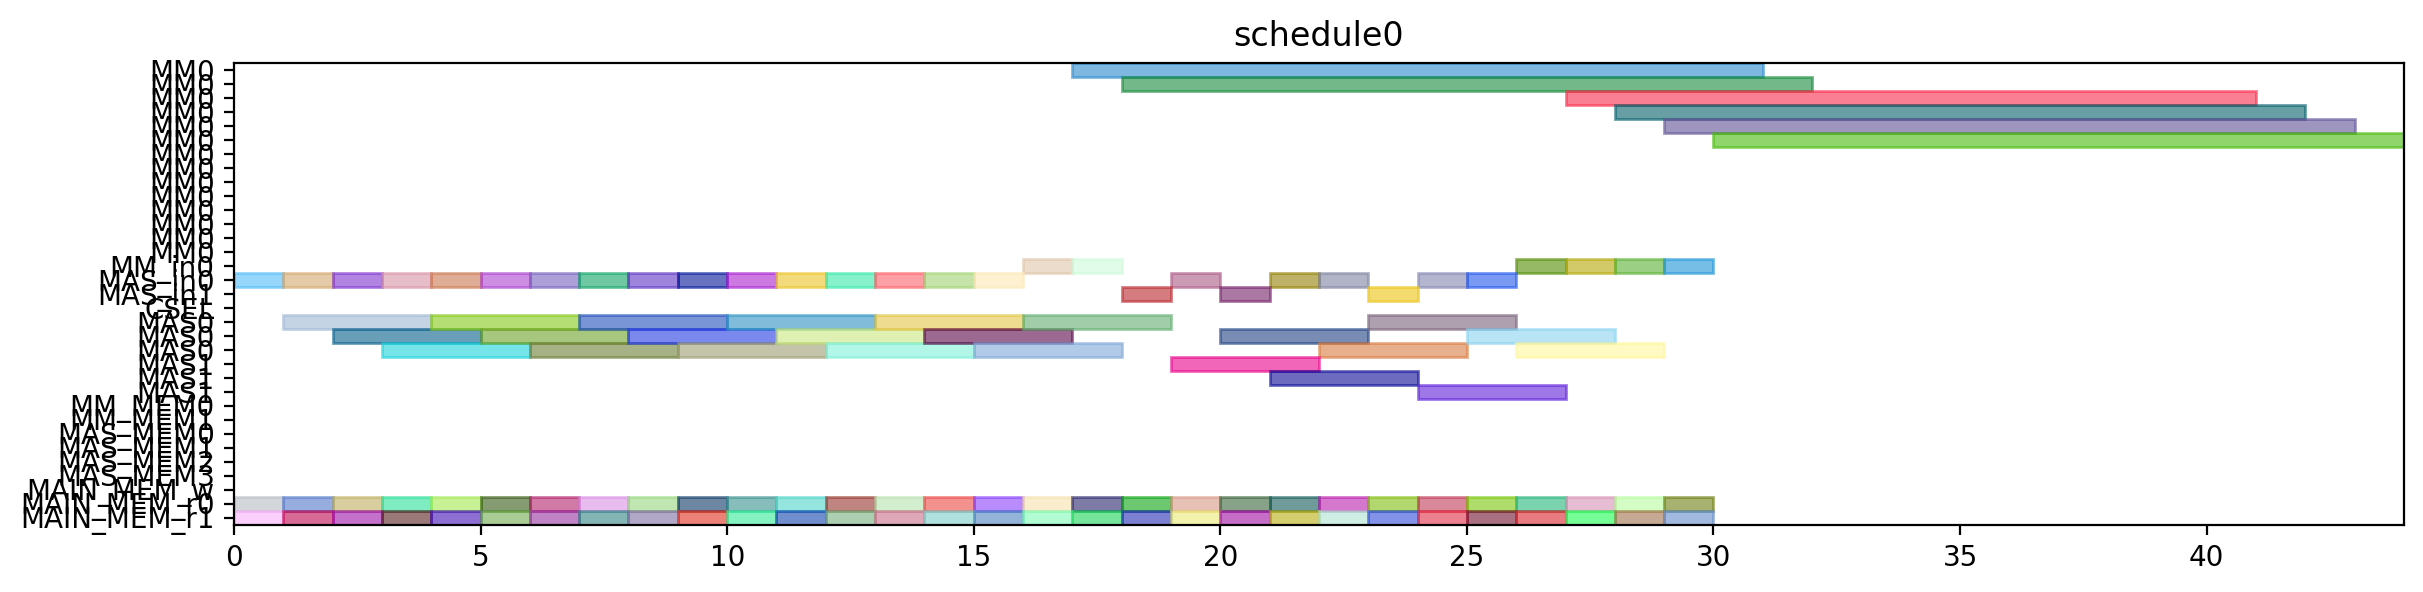

Here is the Python script that generated this plot:
from pyschedule import Scenario, solvers, plotters, alt


def solve():
	horizon = 120
	S = Scenario("schedule0", horizon=horizon)

	# resource
	MM = S.Resources('MM', num=1, size=14)
	MM_in = S.Resources('MM_in', num=1)
	MAS_in = S.Resources('MAS_in', num=2)
	CSEL = S.Resource('CSEL')
	MAS = S.Resources('MAS', num=2, size=3, periods=range(1, horizon))
	MM_MEM = S.Resources('MM_MEM', num=2)
	MAS_MEM = S.Resources('MAS_MEM', num=4)
	MAIN_MEM_w = S.Resource('MAIN_MEM_w', size=1)
	MAIN_MEM_r = S.Resources('MAIN_MEM_r', num=2)

	# result of previous scheduling

	# new tasks
	c_t0_a1_0 = S.Task('c_t0_a1_0', length=3, delay_cost=1)
	c_t0_a1_0 += alt(MAS)
	c_t0_a1_0_in = S.Task('c_t0_a1_0_in', length=1, delay_cost=1)
	c_t0_a1_0_in += alt(MAS_in)
	S += c_t0_a1_0_in*MAS_in[0]<=c_t0_a1_0*MAS[0]

	S += c_t0_a1_0_in*MAS_in[1]<=c_t0_a1_0*MAS[1]

	c_t0_a1_0_mem0 = S.Task('c_t0_a1_0_mem0', length=1, delay_cost=1)
	c_t0_a1_0_mem0 += MAIN_MEM_r[0]
	S += c_t0_a1_0_mem0 <= c_t0_a1_0

	c_t0_a1_0_mem1 = S.Task('c_t0_a1_0_mem1', length=1, delay_cost=1)
	c_t0_a1_0_mem1 += MAIN_MEM_r[1]
	S += c_t0_a1_0_mem1 <= c_t0_a1_0

	c_t0_a1_1 = S.Task('c_t0_a1_1', length=3, delay_cost=1)
	c_t0_a1_1 += alt(MAS)
	c_t0_a1_1_in = S.Task('c_t0_a1_1_in', length=1, delay_cost=1)
	c_t0_a1_1_in += alt(MAS_in)
	S += c_t0_a1_1_in*MAS_in[0]<=c_t0_a1_1*MAS[0]

	S += c_t0_a1_1_in*MAS_in[1]<=c_t0_a1_1*MAS[1]

	c_t0_a1_1_mem0 = S.Task('c_t0_a1_1_mem0', length=1, delay_cost=1)
	c_t0_a1_1_mem0 += MAIN_MEM_r[0]
	S += c_t0_a1_1_mem0 <= c_t0_a1_1

	c_t0_a1_1_mem1 = S.Task('c_t0_a1_1_mem1', length=1, delay_cost=1)
	c_t0_a1_1_mem1 += MAIN_MEM_r[1]
	S += c_t0_a1_1_mem1 <= c_t0_a1_1

	c_t0_t10 = S.Task('c_t0_t10', length=3, delay_cost=1)
	c_t0_t10 += alt(MAS)
	c_t0_t10_in = S.Task('c_t0_t10_in', length=1, delay_cost=1)
	c_t0_t10_in += alt(MAS_in)
	S += c_t0_t10_in*MAS_in[0]<=c_t0_t10*MAS[0]

	S += c_t0_t10_in*MAS_in[1]<=c_t0_t10*MAS[1]

	c_t0_t10_mem0 = S.Task('c_t0_t10_mem0', length=1, delay_cost=1)
	c_t0_t10_mem0 += MAIN_MEM_r[0]
	S += c_t0_t10_mem0 <= c_t0_t10

	c_t0_t10_mem1 = S.Task('c_t0_t10_mem1', length=1, delay_cost=1)
	c_t0_t10_mem1 += MAIN_MEM_r[1]
	S += c_t0_t10_mem1 <= c_t0_t10

	c_t0_t11 = S.Task('c_t0_t11', length=3, delay_cost=1)
	c_t0_t11 += alt(MAS)
	c_t0_t11_in = S.Task('c_t0_t11_in', length=1, delay_cost=1)
	c_t0_t11_in += alt(MAS_in)
	S += c_t0_t11_in*MAS_in[0]<=c_t0_t11*MAS[0]

	S += c_t0_t11_in*MAS_in[1]<=c_t0_t11*MAS[1]

	c_t0_t11_mem0 = S.Task('c_t0_t11_mem0', length=1, delay_cost=1)
	c_t0_t11_mem0 += MAIN_MEM_r[0]
	S += c_t0_t11_mem0 <= c_t0_t11

	c_t0_t11_mem1 = S.Task('c_t0_t11_mem1', length=1, delay_cost=1)
	c_t0_t11_mem1 += MAIN_MEM_r[1]
	S += c_t0_t11_mem1 <= c_t0_t11

	c_t0_t3_t0 = S.Task('c_t0_t3_t0', length=14, delay_cost=1)
	c_t0_t3_t0 += alt(MM)
	c_t0_t3_t0_in = S.Task('c_t0_t3_t0_in', length=1, delay_cost=1)
	c_t0_t3_t0_in += alt(MM_in)
	S += c_t0_t3_t0_in*MM_in[0]<=c_t0_t3_t0*MM[0]
	c_t0_t3_t0_mem0 = S.Task('c_t0_t3_t0_mem0', length=1, delay_cost=1)
	c_t0_t3_t0_mem0 += MAIN_MEM_r[0]
	S += c_t0_t3_t0_mem0 <= c_t0_t3_t0

	c_t0_t3_t0_mem1 = S.Task('c_t0_t3_t0_mem1', length=1, delay_cost=1)
	c_t0_t3_t0_mem1 += MAIN_MEM_r[1]
	S += c_t0_t3_t0_mem1 <= c_t0_t3_t0

	c_t0_t3_t1 = S.Task('c_t0_t3_t1', length=14, delay_cost=1)
	c_t0_t3_t1 += alt(MM)
	c_t0_t3_t1_in = S.Task('c_t0_t3_t1_in', length=1, delay_cost=1)
	c_t0_t3_t1_in += alt(MM_in)
	S += c_t0_t3_t1_in*MM_in[0]<=c_t0_t3_t1*MM[0]
	c_t0_t3_t1_mem0 = S.Task('c_t0_t3_t1_mem0', length=1, delay_cost=1)
	c_t0_t3_t1_mem0 += MAIN_MEM_r[0]
	S += c_t0_t3_t1_mem0 <= c_t0_t3_t1

	c_t0_t3_t1_mem1 = S.Task('c_t0_t3_t1_mem1', length=1, delay_cost=1)
	c_t0_t3_t1_mem1 += MAIN_MEM_r[1]
	S += c_t0_t3_t1_mem1 <= c_t0_t3_t1

	c_t0_t3_t2 = S.Task('c_t0_t3_t2', length=3, delay_cost=1)
	c_t0_t3_t2 += alt(MAS)
	c_t0_t3_t2_in = S.Task('c_t0_t3_t2_in', length=1, delay_cost=1)
	c_t0_t3_t2_in += alt(MAS_in)
	S += c_t0_t3_t2_in*MAS_in[0]<=c_t0_t3_t2*MAS[0]

	S += c_t0_t3_t2_in*MAS_in[1]<=c_t0_t3_t2*MAS[1]

	c_t0_t3_t2_mem0 = S.Task('c_t0_t3_t2_mem0', length=1, delay_cost=1)
	c_t0_t3_t2_mem0 += MAIN_MEM_r[0]
	S += c_t0_t3_t2_mem0 <= c_t0_t3_t2

	c_t0_t3_t2_mem1 = S.Task('c_t0_t3_t2_mem1', length=1, delay_cost=1)
	c_t0_t3_t2_mem1 += MAIN_MEM_r[1]
	S += c_t0_t3_t2_mem1 <= c_t0_t3_t2

	c_t0_t3_t3 = S.Task('c_t0_t3_t3', length=3, delay_cost=1)
	c_t0_t3_t3 += alt(MAS)
	c_t0_t3_t3_in = S.Task('c_t0_t3_t3_in', length=1, delay_cost=1)
	c_t0_t3_t3_in += alt(MAS_in)
	S += c_t0_t3_t3_in*MAS_in[0]<=c_t0_t3_t3*MAS[0]

	S += c_t0_t3_t3_in*MAS_in[1]<=c_t0_t3_t3*MAS[1]

	c_t0_t3_t3_mem0 = S.Task('c_t0_t3_t3_mem0', length=1, delay_cost=1)
	c_t0_t3_t3_mem0 += MAIN_MEM_r[0]
	S += c_t0_t3_t3_mem0 <= c_t0_t3_t3

	c_t0_t3_t3_mem1 = S.Task('c_t0_t3_t3_mem1', length=1, delay_cost=1)
	c_t0_t3_t3_mem1 += MAIN_MEM_r[1]
	S += c_t0_t3_t3_mem1 <= c_t0_t3_t3

	c_t1_a1_0 = S.Task('c_t1_a1_0', length=3, delay_cost=1)
	c_t1_a1_0 += alt(MAS)
	c_t1_a1_0_in = S.Task('c_t1_a1_0_in', length=1, delay_cost=1)
	c_t1_a1_0_in += alt(MAS_in)
	S += c_t1_a1_0_in*MAS_in[0]<=c_t1_a1_0*MAS[0]

	S += c_t1_a1_0_in*MAS_in[1]<=c_t1_a1_0*MAS[1]

	c_t1_a1_0_mem0 = S.Task('c_t1_a1_0_mem0', length=1, delay_cost=1)
	c_t1_a1_0_mem0 += MAIN_MEM_r[0]
	S += c_t1_a1_0_mem0 <= c_t1_a1_0

	c_t1_a1_0_mem1 = S.Task('c_t1_a1_0_mem1', length=1, delay_cost=1)
	c_t1_a1_0_mem1 += MAIN_MEM_r[1]
	S += c_t1_a1_0_mem1 <= c_t1_a1_0

	c_t1_a1_1 = S.Task('c_t1_a1_1', length=3, delay_cost=1)
	c_t1_a1_1 += alt(MAS)
	c_t1_a1_1_in = S.Task('c_t1_a1_1_in', length=1, delay_cost=1)
	c_t1_a1_1_in += alt(MAS_in)
	S += c_t1_a1_1_in*MAS_in[0]<=c_t1_a1_1*MAS[0]

	S += c_t1_a1_1_in*MAS_in[1]<=c_t1_a1_1*MAS[1]

	c_t1_a1_1_mem0 = S.Task('c_t1_a1_1_mem0', length=1, delay_cost=1)
	c_t1_a1_1_mem0 += MAIN_MEM_r[0]
	S += c_t1_a1_1_mem0 <= c_t1_a1_1

	c_t1_a1_1_mem1 = S.Task('c_t1_a1_1_mem1', length=1, delay_cost=1)
	c_t1_a1_1_mem1 += MAIN_MEM_r[1]
	S += c_t1_a1_1_mem1 <= c_t1_a1_1

	c_t1_t10 = S.Task('c_t1_t10', length=3, delay_cost=1)
	c_t1_t10 += alt(MAS)
	c_t1_t10_in = S.Task('c_t1_t10_in', length=1, delay_cost=1)
	c_t1_t10_in += alt(MAS_in)
	S += c_t1_t10_in*MAS_in[0]<=c_t1_t10*MAS[0]

	S += c_t1_t10_in*MAS_in[1]<=c_t1_t10*MAS[1]

	c_t1_t10_mem0 = S.Task('c_t1_t10_mem0', length=1, delay_cost=1)
	c_t1_t10_mem0 += MAIN_MEM_r[0]
	S += c_t1_t10_mem0 <= c_t1_t10

	c_t1_t10_mem1 = S.Task('c_t1_t10_mem1', length=1, delay_cost=1)
	c_t1_t10_mem1 += MAIN_MEM_r[1]
	S += c_t1_t10_mem1 <= c_t1_t10

	c_t1_t11 = S.Task('c_t1_t11', length=3, delay_cost=1)
	c_t1_t11 += alt(MAS)
	c_t1_t11_in = S.Task('c_t1_t11_in', length=1, delay_cost=1)
	c_t1_t11_in += alt(MAS_in)
	S += c_t1_t11_in*MAS_in[0]<=c_t1_t11*MAS[0]

	S += c_t1_t11_in*MAS_in[1]<=c_t1_t11*MAS[1]

	c_t1_t11_mem0 = S.Task('c_t1_t11_mem0', length=1, delay_cost=1)
	c_t1_t11_mem0 += MAIN_MEM_r[0]
	S += c_t1_t11_mem0 <= c_t1_t11

	c_t1_t11_mem1 = S.Task('c_t1_t11_mem1', length=1, delay_cost=1)
	c_t1_t11_mem1 += MAIN_MEM_r[1]
	S += c_t1_t11_mem1 <= c_t1_t11

	c_t1_t3_t0 = S.Task('c_t1_t3_t0', length=14, delay_cost=1)
	c_t1_t3_t0 += alt(MM)
	c_t1_t3_t0_in = S.Task('c_t1_t3_t0_in', length=1, delay_cost=1)
	c_t1_t3_t0_in += alt(MM_in)
	S += c_t1_t3_t0_in*MM_in[0]<=c_t1_t3_t0*MM[0]
	c_t1_t3_t0_mem0 = S.Task('c_t1_t3_t0_mem0', length=1, delay_cost=1)
	c_t1_t3_t0_mem0 += MAIN_MEM_r[0]
	S += c_t1_t3_t0_mem0 <= c_t1_t3_t0

	c_t1_t3_t0_mem1 = S.Task('c_t1_t3_t0_mem1', length=1, delay_cost=1)
	c_t1_t3_t0_mem1 += MAIN_MEM_r[1]
	S += c_t1_t3_t0_mem1 <= c_t1_t3_t0

	c_t1_t3_t1 = S.Task('c_t1_t3_t1', length=14, delay_cost=1)
	c_t1_t3_t1 += alt(MM)
	c_t1_t3_t1_in = S.Task('c_t1_t3_t1_in', length=1, delay_cost=1)
	c_t1_t3_t1_in += alt(MM_in)
	S += c_t1_t3_t1_in*MM_in[0]<=c_t1_t3_t1*MM[0]
	c_t1_t3_t1_mem0 = S.Task('c_t1_t3_t1_mem0', length=1, delay_cost=1)
	c_t1_t3_t1_mem0 += MAIN_MEM_r[0]
	S += c_t1_t3_t1_mem0 <= c_t1_t3_t1

	c_t1_t3_t1_mem1 = S.Task('c_t1_t3_t1_mem1', length=1, delay_cost=1)
	c_t1_t3_t1_mem1 += MAIN_MEM_r[1]
	S += c_t1_t3_t1_mem1 <= c_t1_t3_t1

	c_t1_t3_t2 = S.Task('c_t1_t3_t2', length=3, delay_cost=1)
	c_t1_t3_t2 += alt(MAS)
	c_t1_t3_t2_in = S.Task('c_t1_t3_t2_in', length=1, delay_cost=1)
	c_t1_t3_t2_in += alt(MAS_in)
	S += c_t1_t3_t2_in*MAS_in[0]<=c_t1_t3_t2*MAS[0]

	S += c_t1_t3_t2_in*MAS_in[1]<=c_t1_t3_t2*MAS[1]

	c_t1_t3_t2_mem0 = S.Task('c_t1_t3_t2_mem0', length=1, delay_cost=1)
	c_t1_t3_t2_mem0 += MAIN_MEM_r[0]
	S += c_t1_t3_t2_mem0 <= c_t1_t3_t2

	c_t1_t3_t2_mem1 = S.Task('c_t1_t3_t2_mem1', length=1, delay_cost=1)
	c_t1_t3_t2_mem1 += MAIN_MEM_r[1]
	S += c_t1_t3_t2_mem1 <= c_t1_t3_t2

	c_t1_t3_t3 = S.Task('c_t1_t3_t3', length=3, delay_cost=1)
	c_t1_t3_t3 += alt(MAS)
	c_t1_t3_t3_in = S.Task('c_t1_t3_t3_in', length=1, delay_cost=1)
	c_t1_t3_t3_in += alt(MAS_in)
	S += c_t1_t3_t3_in*MAS_in[0]<=c_t1_t3_t3*MAS[0]

	S += c_t1_t3_t3_in*MAS_in[1]<=c_t1_t3_t3*MAS[1]

	c_t1_t3_t3_mem0 = S.Task('c_t1_t3_t3_mem0', length=1, delay_cost=1)
	c_t1_t3_t3_mem0 += MAIN_MEM_r[0]
	S += c_t1_t3_t3_mem0 <= c_t1_t3_t3

	c_t1_t3_t3_mem1 = S.Task('c_t1_t3_t3_mem1', length=1, delay_cost=1)
	c_t1_t3_t3_mem1 += MAIN_MEM_r[1]
	S += c_t1_t3_t3_mem1 <= c_t1_t3_t3

	c_t2_a1_0 = S.Task('c_t2_a1_0', length=3, delay_cost=1)
	c_t2_a1_0 += alt(MAS)
	c_t2_a1_0_in = S.Task('c_t2_a1_0_in', length=1, delay_cost=1)
	c_t2_a1_0_in += alt(MAS_in)
	S += c_t2_a1_0_in*MAS_in[0]<=c_t2_a1_0*MAS[0]

	S += c_t2_a1_0_in*MAS_in[1]<=c_t2_a1_0*MAS[1]

	c_t2_a1_0_mem0 = S.Task('c_t2_a1_0_mem0', length=1, delay_cost=1)
	c_t2_a1_0_mem0 += MAIN_MEM_r[0]
	S += c_t2_a1_0_mem0 <= c_t2_a1_0

	c_t2_a1_0_mem1 = S.Task('c_t2_a1_0_mem1', length=1, delay_cost=1)
	c_t2_a1_0_mem1 += MAIN_MEM_r[1]
	S += c_t2_a1_0_mem1 <= c_t2_a1_0

	c_t2_a1_1 = S.Task('c_t2_a1_1', length=3, delay_cost=1)
	c_t2_a1_1 += alt(MAS)
	c_t2_a1_1_in = S.Task('c_t2_a1_1_in', length=1, delay_cost=1)
	c_t2_a1_1_in += alt(MAS_in)
	S += c_t2_a1_1_in*MAS_in[0]<=c_t2_a1_1*MAS[0]

	S += c_t2_a1_1_in*MAS_in[1]<=c_t2_a1_1*MAS[1]

	c_t2_a1_1_mem0 = S.Task('c_t2_a1_1_mem0', length=1, delay_cost=1)
	c_t2_a1_1_mem0 += MAIN_MEM_r[0]
	S += c_t2_a1_1_mem0 <= c_t2_a1_1

	c_t2_a1_1_mem1 = S.Task('c_t2_a1_1_mem1', length=1, delay_cost=1)
	c_t2_a1_1_mem1 += MAIN_MEM_r[1]
	S += c_t2_a1_1_mem1 <= c_t2_a1_1

	c_t2_t10 = S.Task('c_t2_t10', length=3, delay_cost=1)
	c_t2_t10 += alt(MAS)
	c_t2_t10_in = S.Task('c_t2_t10_in', length=1, delay_cost=1)
	c_t2_t10_in += alt(MAS_in)
	S += c_t2_t10_in*MAS_in[0]<=c_t2_t10*MAS[0]

	S += c_t2_t10_in*MAS_in[1]<=c_t2_t10*MAS[1]

	c_t2_t10_mem0 = S.Task('c_t2_t10_mem0', length=1, delay_cost=1)
	c_t2_t10_mem0 += MAIN_MEM_r[0]
	S += c_t2_t10_mem0 <= c_t2_t10

	c_t2_t10_mem1 = S.Task('c_t2_t10_mem1', length=1, delay_cost=1)
	c_t2_t10_mem1 += MAIN_MEM_r[1]
	S += c_t2_t10_mem1 <= c_t2_t10

	c_t2_t11 = S.Task('c_t2_t11', length=3, delay_cost=1)
	c_t2_t11 += alt(MAS)
	c_t2_t11_in = S.Task('c_t2_t11_in', length=1, delay_cost=1)
	c_t2_t11_in += alt(MAS_in)
	S += c_t2_t11_in*MAS_in[0]<=c_t2_t11*MAS[0]

	S += c_t2_t11_in*MAS_in[1]<=c_t2_t11*MAS[1]

	c_t2_t11_mem0 = S.Task('c_t2_t11_mem0', length=1, delay_cost=1)
	c_t2_t11_mem0 += MAIN_MEM_r[0]
	S += c_t2_t11_mem0 <= c_t2_t11

	c_t2_t11_mem1 = S.Task('c_t2_t11_mem1', length=1, delay_cost=1)
	c_t2_t11_mem1 += MAIN_MEM_r[1]
	S += c_t2_t11_mem1 <= c_t2_t11

	c_t2_t3_t0 = S.Task('c_t2_t3_t0', length=14, delay_cost=1)
	c_t2_t3_t0 += alt(MM)
	c_t2_t3_t0_in = S.Task('c_t2_t3_t0_in', length=1, delay_cost=1)
	c_t2_t3_t0_in += alt(MM_in)
	S += c_t2_t3_t0_in*MM_in[0]<=c_t2_t3_t0*MM[0]
	c_t2_t3_t0_mem0 = S.Task('c_t2_t3_t0_mem0', length=1, delay_cost=1)
	c_t2_t3_t0_mem0 += MAIN_MEM_r[0]
	S += c_t2_t3_t0_mem0 <= c_t2_t3_t0

	c_t2_t3_t0_mem1 = S.Task('c_t2_t3_t0_mem1', length=1, delay_cost=1)
	c_t2_t3_t0_mem1 += MAIN_MEM_r[1]
	S += c_t2_t3_t0_mem1 <= c_t2_t3_t0

	c_t2_t3_t1 = S.Task('c_t2_t3_t1', length=14, delay_cost=1)
	c_t2_t3_t1 += alt(MM)
	c_t2_t3_t1_in = S.Task('c_t2_t3_t1_in', length=1, delay_cost=1)
	c_t2_t3_t1_in += alt(MM_in)
	S += c_t2_t3_t1_in*MM_in[0]<=c_t2_t3_t1*MM[0]
	c_t2_t3_t1_mem0 = S.Task('c_t2_t3_t1_mem0', length=1, delay_cost=1)
	c_t2_t3_t1_mem0 += MAIN_MEM_r[0]
	S += c_t2_t3_t1_mem0 <= c_t2_t3_t1

	c_t2_t3_t1_mem1 = S.Task('c_t2_t3_t1_mem1', length=1, delay_cost=1)
	c_t2_t3_t1_mem1 += MAIN_MEM_r[1]
	S += c_t2_t3_t1_mem1 <= c_t2_t3_t1

	c_t2_t3_t2 = S.Task('c_t2_t3_t2', length=3, delay_cost=1)
	c_t2_t3_t2 += alt(MAS)
	c_t2_t3_t2_in = S.Task('c_t2_t3_t2_in', length=1, delay_cost=1)
	c_t2_t3_t2_in += alt(MAS_in)
	S += c_t2_t3_t2_in*MAS_in[0]<=c_t2_t3_t2*MAS[0]

	S += c_t2_t3_t2_in*MAS_in[1]<=c_t2_t3_t2*MAS[1]

	c_t2_t3_t2_mem0 = S.Task('c_t2_t3_t2_mem0', length=1, delay_cost=1)
	c_t2_t3_t2_mem0 += MAIN_MEM_r[0]
	S += c_t2_t3_t2_mem0 <= c_t2_t3_t2

	c_t2_t3_t2_mem1 = S.Task('c_t2_t3_t2_mem1', length=1, delay_cost=1)
	c_t2_t3_t2_mem1 += MAIN_MEM_r[1]
	S += c_t2_t3_t2_mem1 <= c_t2_t3_t2

	c_t2_t3_t3 = S.Task('c_t2_t3_t3', length=3, delay_cost=1)
	c_t2_t3_t3 += alt(MAS)
	c_t2_t3_t3_in = S.Task('c_t2_t3_t3_in', length=1, delay_cost=1)
	c_t2_t3_t3_in += alt(MAS_in)
	S += c_t2_t3_t3_in*MAS_in[0]<=c_t2_t3_t3*MAS[0]

	S += c_t2_t3_t3_in*MAS_in[1]<=c_t2_t3_t3*MAS[1]

	c_t2_t3_t3_mem0 = S.Task('c_t2_t3_t3_mem0', length=1, delay_cost=1)
	c_t2_t3_t3_mem0 += MAIN_MEM_r[0]
	S += c_t2_t3_t3_mem0 <= c_t2_t3_t3

	c_t2_t3_t3_mem1 = S.Task('c_t2_t3_t3_mem1', length=1, delay_cost=1)
	c_t2_t3_t3_mem1 += MAIN_MEM_r[1]
	S += c_t2_t3_t3_mem1 <= c_t2_t3_t3

	c_t3000 = S.Task('c_t3000', length=3, delay_cost=1)
	c_t3000 += alt(MAS)
	c_t3000_in = S.Task('c_t3000_in', length=1, delay_cost=1)
	c_t3000_in += alt(MAS_in)
	S += c_t3000_in*MAS_in[0]<=c_t3000*MAS[0]

	S += c_t3000_in*MAS_in[1]<=c_t3000*MAS[1]

	c_t3000_mem0 = S.Task('c_t3000_mem0', length=1, delay_cost=1)
	c_t3000_mem0 += MAIN_MEM_r[0]
	S += c_t3000_mem0 <= c_t3000

	c_t3000_mem1 = S.Task('c_t3000_mem1', length=1, delay_cost=1)
	c_t3000_mem1 += MAIN_MEM_r[1]
	S += c_t3000_mem1 <= c_t3000

	c_t3001 = S.Task('c_t3001', length=3, delay_cost=1)
	c_t3001 += alt(MAS)
	c_t3001_in = S.Task('c_t3001_in', length=1, delay_cost=1)
	c_t3001_in += alt(MAS_in)
	S += c_t3001_in*MAS_in[0]<=c_t3001*MAS[0]

	S += c_t3001_in*MAS_in[1]<=c_t3001*MAS[1]

	c_t3001_mem0 = S.Task('c_t3001_mem0', length=1, delay_cost=1)
	c_t3001_mem0 += MAIN_MEM_r[0]
	S += c_t3001_mem0 <= c_t3001

	c_t3001_mem1 = S.Task('c_t3001_mem1', length=1, delay_cost=1)
	c_t3001_mem1 += MAIN_MEM_r[1]
	S += c_t3001_mem1 <= c_t3001

	c_t3010 = S.Task('c_t3010', length=3, delay_cost=1)
	c_t3010 += alt(MAS)
	c_t3010_in = S.Task('c_t3010_in', length=1, delay_cost=1)
	c_t3010_in += alt(MAS_in)
	S += c_t3010_in*MAS_in[0]<=c_t3010*MAS[0]

	S += c_t3010_in*MAS_in[1]<=c_t3010*MAS[1]

	c_t3010_mem0 = S.Task('c_t3010_mem0', length=1, delay_cost=1)
	c_t3010_mem0 += MAIN_MEM_r[0]
	S += c_t3010_mem0 <= c_t3010

	c_t3010_mem1 = S.Task('c_t3010_mem1', length=1, delay_cost=1)
	c_t3010_mem1 += MAIN_MEM_r[1]
	S += c_t3010_mem1 <= c_t3010

	c_t3011 = S.Task('c_t3011', length=3, delay_cost=1)
	c_t3011 += alt(MAS)
	c_t3011_in = S.Task('c_t3011_in', length=1, delay_cost=1)
	c_t3011_in += alt(MAS_in)
	S += c_t3011_in*MAS_in[0]<=c_t3011*MAS[0]

	S += c_t3011_in*MAS_in[1]<=c_t3011*MAS[1]

	c_t3011_mem0 = S.Task('c_t3011_mem0', length=1, delay_cost=1)
	c_t3011_mem0 += MAIN_MEM_r[0]
	S += c_t3011_mem0 <= c_t3011

	c_t3011_mem1 = S.Task('c_t3011_mem1', length=1, delay_cost=1)
	c_t3011_mem1 += MAIN_MEM_r[1]
	S += c_t3011_mem1 <= c_t3011

	c_t4000 = S.Task('c_t4000', length=3, delay_cost=1)
	c_t4000 += alt(MAS)
	c_t4000_in = S.Task('c_t4000_in', length=1, delay_cost=1)
	c_t4000_in += alt(MAS_in)
	S += c_t4000_in*MAS_in[0]<=c_t4000*MAS[0]

	S += c_t4000_in*MAS_in[1]<=c_t4000*MAS[1]

	c_t4000_mem0 = S.Task('c_t4000_mem0', length=1, delay_cost=1)
	c_t4000_mem0 += MAIN_MEM_r[0]
	S += c_t4000_mem0 <= c_t4000

	c_t4000_mem1 = S.Task('c_t4000_mem1', length=1, delay_cost=1)
	c_t4000_mem1 += MAIN_MEM_r[1]
	S += c_t4000_mem1 <= c_t4000

	c_t4001 = S.Task('c_t4001', length=3, delay_cost=1)
	c_t4001 += alt(MAS)
	c_t4001_in = S.Task('c_t4001_in', length=1, delay_cost=1)
	c_t4001_in += alt(MAS_in)
	S += c_t4001_in*MAS_in[0]<=c_t4001*MAS[0]

	S += c_t4001_in*MAS_in[1]<=c_t4001*MAS[1]

	c_t4001_mem0 = S.Task('c_t4001_mem0', length=1, delay_cost=1)
	c_t4001_mem0 += MAIN_MEM_r[0]
	S += c_t4001_mem0 <= c_t4001

	c_t4001_mem1 = S.Task('c_t4001_mem1', length=1, delay_cost=1)
	c_t4001_mem1 += MAIN_MEM_r[1]
	S += c_t4001_mem1 <= c_t4001

	solvers.mip.solve(S,msg=1,kind='CPLEX',ratio_gap=1.01)

	solution = [['hoge']*len(S.solution()[1]) for i in range(len(S.solution()))]
	for i in range(len(S.solution())):
		for j in range(len(S.solution()[i])):
			solution[i][j]=str(S.solution()[i][j])
	print(solution)

	cycles = int(solution[-1][3])

	pic_file_name = "/mnt/rose/usr1/fukuda/ABE/multiRAM_multiMAS_16mux/scheduling_result/stage14MM1_stage3MAS2/SQR/schedule0.png"
	if(S.solution() != []):
		plotters.matplotlib.plot(S,img_filename=pic_file_name, show_task_labels=False, fig_size=(cycles*0.25+3, 3))

	return solution
